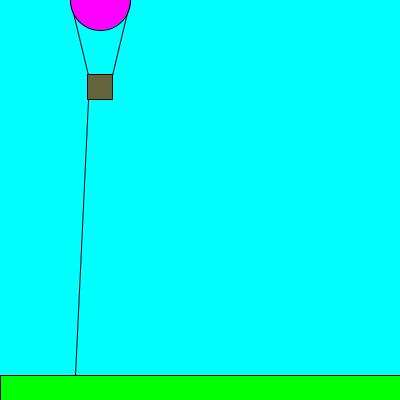
Frame 1 (no input)
Frame 60 (the mouse pressed at the canvas centre just before this capture): identical to frame 1, image omitted
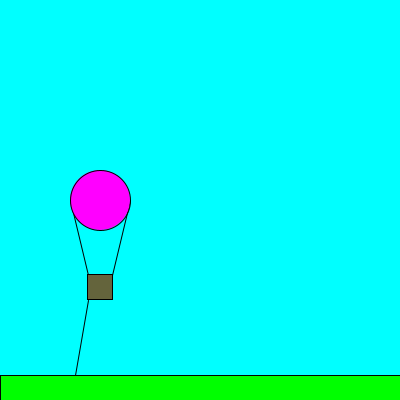
Frame 120 (the mouse held since frame 60 and released just before this capture)

The Processing sketch that drew these frames (run headless with seeded random() and noise(); from frame 60 on, the mouse is pressed at the canvas centre):

// Processing sketch: lab2b
// ── lab2b.pde
//Henry Wrede Black
//Hot air balloon moving along the y-axis based on mouse position

void setup() {
  size(400, 400);
}

void draw() {
  background(0, 255, 255);
  ellipseMode(CENTER);
  rectMode(CENTER);

  //Ropes
  line(100-(25/2), mouseY+75, 70, mouseY); //balloon rope left
  line(100+(25/2), mouseY+75, 130, mouseY); //balloon rope right
  line(100-(25/2), mouseY+100, 75, 375); //rope to ground

  //Balloon
  fill(255, 0, 255);
  ellipse(100, mouseY, 60, 60);

  //Box
  fill(100, 100, 60);
  rect(100, mouseY+75+(25/2), 25, 25);

  //Ground
  rectMode(CORNER);
  fill(0, 255, 0);
  rect(0, 375, 400, 25);
}
